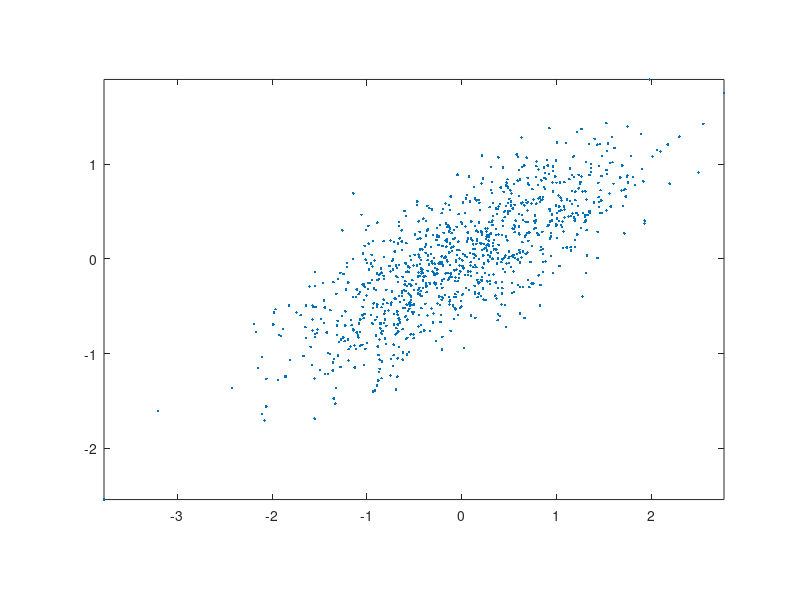

Write MATLAB code to recreate this figure. (Note: this script raises an error after producing the figure.)
clear j
dataNum = 1000;
data = randn(1,dataNum)+j*randn(1,dataNum)/3;
data = data*exp(j*pi/6);	% Rotate 30 degree
data = data-mean(data);		% Mean subtraction
plot(real(data), imag(data), '.'); axis image;
DS.input=[real(data); imag(data)];
[DS2, v, eigValue] = pca(DS);
v1 = v(:, 1);
v2 = v(:, 2);
arrow = [-1 0 nan -0.1 0 -0.1]+1+j*[0 0 nan 0.1 0 -0.1];
arrow1 = 2*arrow*(v1(1)+j*v1(2))*eigValue(1)/dataNum;
arrow2 = 2*arrow*(v2(1)+j*v2(2))*eigValue(2)/dataNum;
line(real(arrow1), imag(arrow1), 'color', 'r', 'linewidth', 4);
line(real(arrow2), imag(arrow2), 'color', 'k', 'linewidth', 4);
title('Axes for PCA');